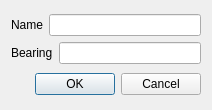
<?xml version="1.0" encoding="UTF-8"?>
<ui version="4.0">
 <class>PresetButtonDialog</class>
 <widget class="QDialog" name="PresetButtonDialog">
  <property name="geometry">
   <rect>
    <x>0</x>
    <y>0</y>
    <width>212</width>
    <height>110</height>
   </rect>
  </property>
  <property name="windowTitle">
   <string>Dialog</string>
  </property>
  <layout class="QVBoxLayout" name="verticalLayout_2">
   <item>
    <layout class="QVBoxLayout" name="verticalLayout">
     <item>
      <layout class="QHBoxLayout" name="horizontalLayout">
       <item>
        <widget class="QLabel" name="label">
         <property name="text">
          <string>Name</string>
         </property>
        </widget>
       </item>
       <item>
        <widget class="QLineEdit" name="naneEdit"/>
       </item>
      </layout>
     </item>
     <item>
      <layout class="QHBoxLayout" name="horizontalLayout_2">
       <item>
        <widget class="QLabel" name="label_2">
         <property name="text">
          <string>Bearing</string>
         </property>
        </widget>
       </item>
       <item>
        <widget class="QLineEdit" name="bearingEdit"/>
       </item>
      </layout>
     </item>
    </layout>
   </item>
   <item>
    <widget class="QDialogButtonBox" name="buttonBox">
     <property name="orientation">
      <enum>Qt::Horizontal</enum>
     </property>
     <property name="standardButtons">
      <set>QDialogButtonBox::Cancel|QDialogButtonBox::Ok</set>
     </property>
    </widget>
   </item>
  </layout>
 </widget>
 <resources/>
 <connections>
  <connection>
   <sender>buttonBox</sender>
   <signal>accepted()</signal>
   <receiver>PresetButtonDialog</receiver>
   <slot>accept()</slot>
   <hints>
    <hint type="sourcelabel">
     <x>248</x>
     <y>254</y>
    </hint>
    <hint type="destinationlabel">
     <x>157</x>
     <y>274</y>
    </hint>
   </hints>
  </connection>
  <connection>
   <sender>buttonBox</sender>
   <signal>rejected()</signal>
   <receiver>PresetButtonDialog</receiver>
   <slot>reject()</slot>
   <hints>
    <hint type="sourcelabel">
     <x>316</x>
     <y>260</y>
    </hint>
    <hint type="destinationlabel">
     <x>286</x>
     <y>274</y>
    </hint>
   </hints>
  </connection>
 </connections>
</ui>
